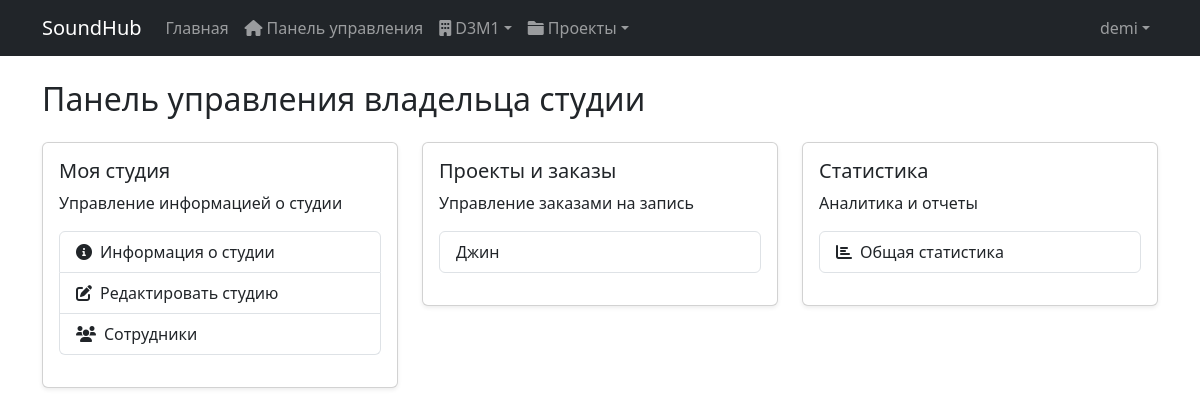
The page /api/users/dashboard/studio-owner/ (signed in) on the database as committed earlier.
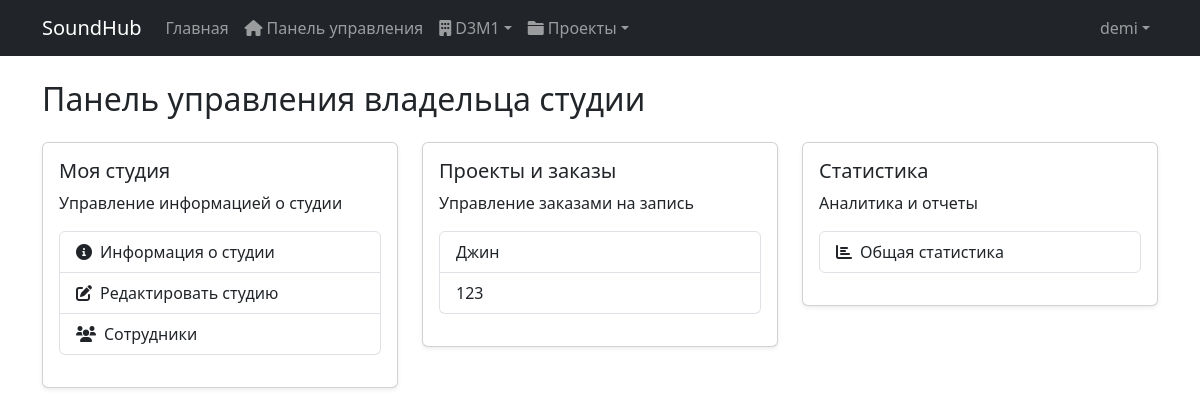
The same page on the database as committed later.
### studios/models.py (models this page shows)
class Studio(models.Model):
    name = models.CharField(max_length=255)
    owner = models.ForeignKey(User, related_name='owned_studios', on_delete=models.CASCADE)
    workers = models.ManyToManyField(User, related_name='work_studios')
    description = models.TextField()
    address = models.TextField()
    equipment_list = models.JSONField(default=list)
    pricing = models.JSONField(default=dict)  # Формат: {"service_type": price}
    commission_percent = models.DecimalField(max_digits=5, decimal_places=2)  # Комиссия студии

### users/models.py (models this page shows)
class User(AbstractUser):
    USER_TYPES = (
        ('musician', 'Музыкант'),
        ('studio_owner', 'Владелец студии'),
        ('studio_worker', 'Работник студии')
    )
    user_type = models.CharField(max_length=20, choices=USER_TYPES)
    phone = models.CharField(max_length=20, blank=True)
    is_verified = models.BooleanField(default=False)

### chats/models.py (models this page shows, shortened)
class Project(models.Model):
    title = models.CharField(max_length=200)
    description = models.TextField(blank=True)
    created_at = models.DateTimeField(default=timezone.now)
    updated_at = models.DateTimeField(auto_now=True)
    client = models.ForeignKey(settings.AUTH_USER_MODEL, on_delete=models.CASCADE, related_name='client_projects', default=0)
    studio = models.ForeignKey('studios.Studio', on_delete=models.CASCADE, related_name='studio_projects', default=0)
    status = models.CharField(max_length=20, choices=[
        ('new', 'Новый'),
        ('in_progress', 'В работе'),
        ('completed', 'Завершен'),
        ('cancelled', 'Отменен')
    ], default='new')

### users/views.py (the view)
# urls.py: path('dashboard/studio-owner/', studio_owner_dashboard, name='studio_owner_dashboard'),
@login_required
def studio_owner_dashboard(request):
    if request.user.user_type != 'studio_owner':
        messages.error(request, 'У вас нет доступа к этой странице.')
        return redirect('profile')
    return render(request, 'users/dashboards/studio_owner_dashboard.html')

### chats/models.py (called while the page is built)
    def get_last_message(self):
        return self.messages.order_by('-created_at').first()

### users/templates/users/dashboards/studio_owner_dashboard.html (shortened to what this page needs)
{% extends 'base.html' %}
{% load static %}
{% block content %}
<div class="container mt-4">
    <h2>Панель управления владельца студии</h2>
    <div class="row mt-4">
        <div class="col-md-4">
            <div class="card shadow-sm">
                <div class="card-body">
                    <h5 class="card-title">Моя студия</h5>
                    <p class="card-text">Управление информацией о студии</p>
                    {% if user.owned_studios.exists %}
                        {% with studio=user.owned_studios.first %}
                        <div class="list-group mb-3">
                            <a href="{% url 'studios:studio_detail' studio.id %}" class="list-group-item list-group-item-action">
                                <i class="fas fa-info-circle me-2"></i>Информация о студии
                            </a>
                            <a href="{% url 'studios:studio_retrieve_update' studio.id %}" class="list-group-item list-group-item-action">
                                <i class="fas fa-edit me-2"></i>Редактировать студию
                            </a>
                            <a href="{% url 'studios:studio_workers' studio.id %}" class="list-group-item list-group-item-action">
                                <i class="fas fa-users me-2"></i>Сотрудники
                            </a>
                        </div>
                        {% endwith %}
                    {% else %}
                        <p class="text-muted">У вас пока нет студии</p>
                        <a href="{% url 'studios:create_studio' %}" class="btn btn-primary">Создать студию</a>
                    {% endif %}
                </div>
            </div>
        </div>
        <div class="col-md-4">
            <div class="card shadow-sm">
                <div class="card-body">
                    <h5 class="card-title">Проекты и заказы</h5>
                    <p class="card-text">Управление заказами на запись</p>
                    {% if user.owned_studios.exists %}
                        {% with studio=user.owned_studios.first %}
                        <div class="list-group mb-3">
                            {% for project in studio.studio_projects.all|slice:":3" %}
                                <a href="{% url 'chats:project_chat' project.id %}" class="list-group-item list-group-item-action d-flex justify-content-between align-items-center">
                                    {{ project.title }}
                                    <span class="badge bg-{{ project.status }} rounded-pill">{{ project.get_status_display }}</span>
                                </a>
                            {% endfor %}
                        </div>
                        {% endwith %}
                    {% else %}
                        <p class="text-muted">Создайте студию, чтобы начать принимать заказы</p>
                    {% endif %}
                </div>
            </div>
        </div>
        <div class="col-md-4">
            <div class="card shadow-sm">
                <div class="card-body">
                    <h5 class="card-title">Статистика</h5>
                    <p class="card-text">Аналитика и отчеты</p>
                    {% if user.owned_studios.exists %}
                        {% with studio=user.owned_studios.first %}
                        <div class="list-group mb-3">
                            <a href="{% url 'studios:studio_statistics' studio.id %}" class="list-group-item list-group-item-action">
                                <i class="fas fa-chart-bar me-2"></i>Общая статистика
                            </a>
                        </div>
                        {% endwith %}
                    {% else %}
                        <p class="text-muted">Статистика будет доступна после создания студии</p>
                    {% endif %}
                </div>
            </div>
        </div>
    </div>
</div>
{% endblock %}

### templates/base.html (shortened to what this page needs)
<!DOCTYPE html>
<html lang="ru">
  <head>
    <link href="https://cdn.jsdelivr.net/npm/bootstrap@5.3.0/dist/css/bootstrap.min.css" rel="stylesheet" />
    <link rel="stylesheet" href="https://cdnjs.cloudflare.com/ajax/libs/font-awesome/6.0.0/css/all.min.css" />
  </head>
  <body>
    <nav class="navbar navbar-expand-lg navbar-dark bg-dark">
      <div class="container">
        <a class="navbar-brand" href="{% url 'index' %}">SoundHub</a>
        <div class="collapse navbar-collapse" id="navbarNav">
          <ul class="navbar-nav me-auto">
            <li class="nav-item">
              <a class="nav-link" href="{% url 'index' %}">Главная</a>
            </li>
            {% if user.is_authenticated %}
              {% if user.user_type == 'musician' %}
                <li class="nav-item">
                  <a class="nav-link" href="{% url 'musician_dashboard' %}"><i class="fas fa-home me-1"></i>Панель управления</a>
                </li>
                <li class="nav-item">
                  <a class="nav-link" href="{% url 'studios:studios_list' %}"><i class="fas fa-plus me-1"></i>Создать проект</a>
                </li>
                <li class="nav-item dropdown">
                  <a class="nav-link dropdown-toggle" href="#" id="projectsDropdown" role="button" data-bs-toggle="dropdown"><i class="fas fa-folder me-1"></i>Мои проекты</a>
                  <ul class="dropdown-menu">
                    {% for project in user.client_projects.all|slice:':5' %}
                      <li>
                        <a class="dropdown-item" href="{% url 'chats:project_chat' project.id %}">
                          {{ project.title }}
                          {% if project.chat.get_last_message and not project.chat.get_last_message.is_read and project.chat.get_last_message.sender != user %}
                            <span class="badge bg-danger">Новое</span>
                          {% endif %}
                        </a>
                      </li>
                    {% empty %}
                      <li>
                        <span class="dropdown-item text-muted">Нет проектов</span>
                      </li>
                    {% endfor %}
                    {% if user.client_projects.count > 5 %}
                      <li>
                        <hr class="dropdown-divider" />
                      </li>
                      <li>
                        <a class="dropdown-item" href="{% url 'musician_projects' %}">Все проекты</a>
                      </li>
                    {% endif %}
                  </ul>
                </li>
              {% elif user.user_type == 'studio_owner' %}
                <li class="nav-item">
                  <a class="nav-link" href="{% url 'studio_owner_dashboard' %}"><i class="fas fa-home me-1"></i>Панель управления</a>
                </li>
                {% if user.owned_studios.exists %}
                  {% with studio=user.owned_studios.first %}
                    <li class="nav-item dropdown">
                      <a class="nav-link dropdown-toggle" href="#" id="studioDropdown" role="button" data-bs-toggle="dropdown"><i class="fas fa-building me-1"></i>{{ studio.name }}</a>
                    </li>
                    <li class="nav-item dropdown">
                      <a class="nav-link dropdown-toggle" href="#" id="projectsDropdown" role="button" data-bs-toggle="dropdown"><i class="fas fa-folder me-1"></i>Проекты</a>
                    </li>
                  {% endwith %}
                {% endif %}
              {% endif %}
            {% endif %}
          </ul>
          <ul class="navbar-nav">
            {% if user.is_authenticated %}
              <li class="nav-item dropdown">
                <a class="nav-link dropdown-toggle" href="#" id="navbarDropdown" role="button" data-bs-toggle="dropdown">{{ user.username }}</a>
              </li>
            {% endif %}
          </ul>
        </div>
      </div>
    </nav>
    {% block content %}
    {% endblock %}
  </body>
</html>

Rows that differ between the two databases and show on the page:
added Project: title "123"
